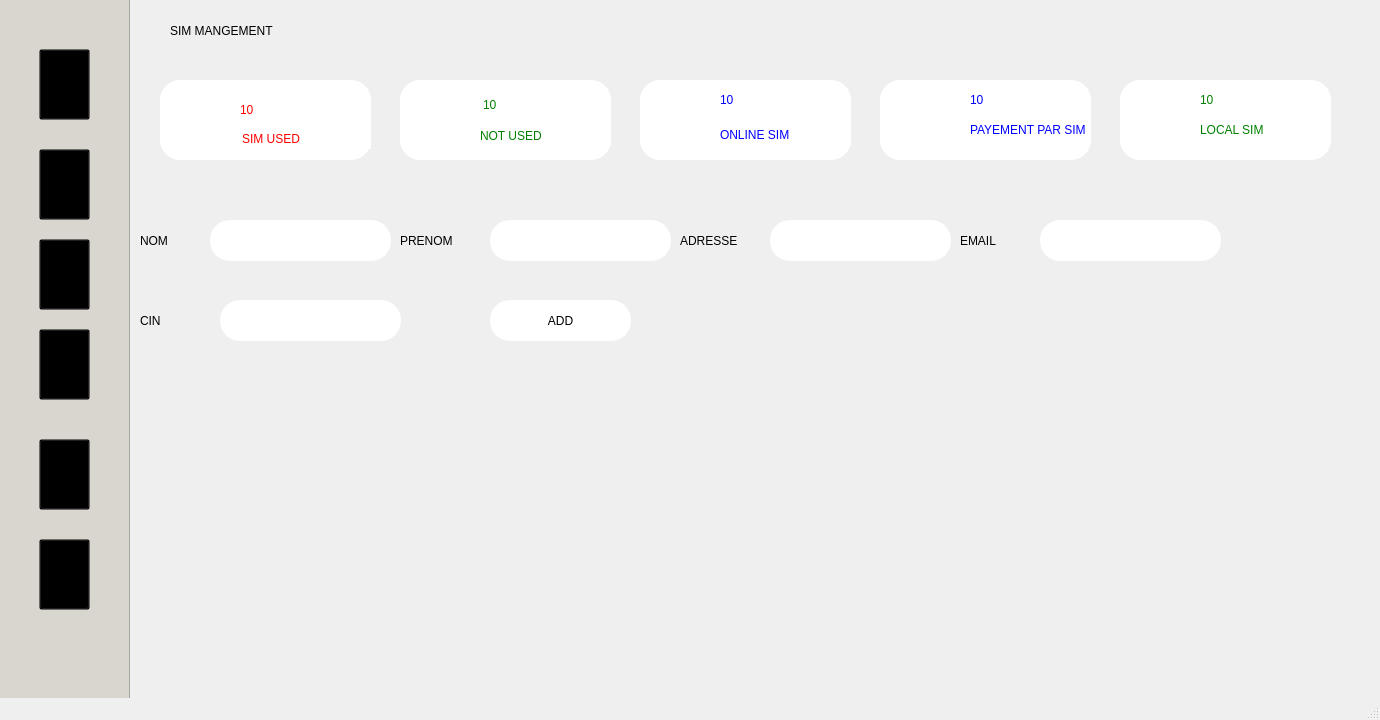
<?xml version="1.0" encoding="UTF-8"?>
<ui version="4.0">
 <class>MainWindow</class>
 <widget class="QMainWindow" name="MainWindow">
  <property name="geometry">
   <rect>
    <x>0</x>
    <y>0</y>
    <width>1380</width>
    <height>720</height>
   </rect>
  </property>
  <property name="minimumSize">
   <size>
    <width>1380</width>
    <height>720</height>
   </size>
  </property>
  <property name="maximumSize">
   <size>
    <width>1380</width>
    <height>720</height>
   </size>
  </property>
  <property name="windowTitle">
   <string>login</string>
  </property>
  <property name="styleSheet">
   <string notr="true"/>
  </property>
  <widget class="QWidget" name="centralwidget">
   <widget class="QPlainTextEdit" name="plainTextEdit">
    <property name="geometry">
     <rect>
      <x>210</x>
      <y>220</y>
      <width>181</width>
      <height>41</height>
     </rect>
    </property>
    <property name="styleSheet">
     <string notr="true">background:white;
border-radius: 20px;
font: 63 12pt &quot;Josefin Sans SemiBold&quot;;

</string>
    </property>
    <property name="plainText">
     <string/>
    </property>
   </widget>
   <widget class="QLabel" name="label_6">
    <property name="geometry">
     <rect>
      <x>960</x>
      <y>220</y>
      <width>71</width>
      <height>41</height>
     </rect>
    </property>
    <property name="styleSheet">
     <string notr="true">font: 63 12pt &quot;Josefin Sans SemiBold&quot;;
color:black
</string>
    </property>
    <property name="text">
     <string>EMAIL</string>
    </property>
   </widget>
   <widget class="QPlainTextEdit" name="plainTextEdit_2">
    <property name="geometry">
     <rect>
      <x>490</x>
      <y>220</y>
      <width>181</width>
      <height>41</height>
     </rect>
    </property>
    <property name="styleSheet">
     <string notr="true">background:white;
border-radius: 20px;
font: 63 12pt &quot;Josefin Sans SemiBold&quot;;
color:black

</string>
    </property>
    <property name="plainText">
     <string/>
    </property>
   </widget>
   <widget class="QLabel" name="label_4">
    <property name="geometry">
     <rect>
      <x>400</x>
      <y>220</y>
      <width>81</width>
      <height>41</height>
     </rect>
    </property>
    <property name="styleSheet">
     <string notr="true">font: 63 12pt &quot;Josefin Sans SemiBold&quot;;
color:black
</string>
    </property>
    <property name="text">
     <string>PRENOM</string>
    </property>
   </widget>
   <widget class="QPlainTextEdit" name="plainTextEdit_3">
    <property name="geometry">
     <rect>
      <x>770</x>
      <y>220</y>
      <width>181</width>
      <height>41</height>
     </rect>
    </property>
    <property name="styleSheet">
     <string notr="true">background:white;
border-radius: 20px;
font: 63 12pt &quot;Josefin Sans SemiBold&quot;;

</string>
    </property>
    <property name="plainText">
     <string/>
    </property>
   </widget>
   <widget class="QPlainTextEdit" name="plainTextEdit_4">
    <property name="geometry">
     <rect>
      <x>1040</x>
      <y>220</y>
      <width>181</width>
      <height>41</height>
     </rect>
    </property>
    <property name="styleSheet">
     <string notr="true">background:white;
border-radius: 20px;
font: 63 12pt &quot;Josefin Sans SemiBold&quot;;

</string>
    </property>
    <property name="plainText">
     <string/>
    </property>
   </widget>
   <widget class="QLabel" name="label_14">
    <property name="geometry">
     <rect>
      <x>680</x>
      <y>220</y>
      <width>81</width>
      <height>41</height>
     </rect>
    </property>
    <property name="styleSheet">
     <string notr="true">font: 63 12pt &quot;Josefin Sans SemiBold&quot;;
color:black
</string>
    </property>
    <property name="text">
     <string>ADRESSE</string>
    </property>
   </widget>
   <widget class="QLabel" name="label_3">
    <property name="geometry">
     <rect>
      <x>140</x>
      <y>220</y>
      <width>51</width>
      <height>41</height>
     </rect>
    </property>
    <property name="styleSheet">
     <string notr="true">font: 63 12pt &quot;Josefin Sans SemiBold&quot;;
color:black
</string>
    </property>
    <property name="text">
     <string>NOM</string>
    </property>
   </widget>
   <widget class="QPushButton" name="pushButton_12">
    <property name="geometry">
     <rect>
      <x>490</x>
      <y>300</y>
      <width>141</width>
      <height>41</height>
     </rect>
    </property>
    <property name="cursor">
     <cursorShape>PointingHandCursor</cursorShape>
    </property>
    <property name="styleSheet">
     <string notr="true">background:white;
border-radius: 20px;
font: 63 10pt &quot;Josefin Sans SemiBold&quot;;

</string>
    </property>
    <property name="text">
     <string>ADD</string>
    </property>
   </widget>
   <widget class="QPlainTextEdit" name="plainTextEdit_5">
    <property name="geometry">
     <rect>
      <x>220</x>
      <y>300</y>
      <width>181</width>
      <height>41</height>
     </rect>
    </property>
    <property name="styleSheet">
     <string notr="true">background:white;
border-radius: 20px;
font: 63 12pt &quot;Josefin Sans SemiBold&quot;;

</string>
    </property>
    <property name="plainText">
     <string/>
    </property>
   </widget>
   <widget class="QLabel" name="label_7">
    <property name="geometry">
     <rect>
      <x>140</x>
      <y>300</y>
      <width>71</width>
      <height>41</height>
     </rect>
    </property>
    <property name="styleSheet">
     <string notr="true">font: 63 12pt &quot;Josefin Sans SemiBold&quot;;
color:black
</string>
    </property>
    <property name="text">
     <string>CIN</string>
    </property>
   </widget>
   <widget class="QFrame" name="frame_19">
    <property name="geometry">
     <rect>
      <x>-51</x>
      <y>-1</y>
      <width>181</width>
      <height>801</height>
     </rect>
    </property>
    <property name="styleSheet">
     <string notr="true">background-color:rgb(217, 214, 207)</string>
    </property>
    <property name="frameShape">
     <enum>QFrame::StyledPanel</enum>
    </property>
    <property name="frameShadow">
     <enum>QFrame::Raised</enum>
    </property>
    <widget class="QPushButton" name="pushButton_6">
     <property name="geometry">
      <rect>
       <x>90</x>
       <y>540</y>
       <width>51</width>
       <height>71</height>
      </rect>
     </property>
     <property name="cursor">
      <cursorShape>PointingHandCursor</cursorShape>
     </property>
     <property name="styleSheet">
      <string notr="true">image: url(:/newPrefix/56805.png);
background:transparent</string>
     </property>
     <property name="text">
      <string/>
     </property>
    </widget>
    <widget class="QPushButton" name="pushButton">
     <property name="geometry">
      <rect>
       <x>90</x>
       <y>50</y>
       <width>51</width>
       <height>71</height>
      </rect>
     </property>
     <property name="cursor">
      <cursorShape>PointingHandCursor</cursorShape>
     </property>
     <property name="styleSheet">
      <string notr="true">
image: url(:/newPrefix/0b92c1ba5ae239c314ba2ec1dab936ec.png);
background:transparent</string>
     </property>
     <property name="text">
      <string/>
     </property>
    </widget>
    <widget class="QPushButton" name="pushButton_5">
     <property name="geometry">
      <rect>
       <x>90</x>
       <y>440</y>
       <width>51</width>
       <height>71</height>
      </rect>
     </property>
     <property name="cursor">
      <cursorShape>PointingHandCursor</cursorShape>
     </property>
     <property name="styleSheet">
      <string notr="true">image: url(:/newPrefix/rapport.png);
background:transparent</string>
     </property>
     <property name="text">
      <string/>
     </property>
    </widget>
    <widget class="QPushButton" name="pushButton_3">
     <property name="geometry">
      <rect>
       <x>90</x>
       <y>240</y>
       <width>51</width>
       <height>71</height>
      </rect>
     </property>
     <property name="cursor">
      <cursorShape>PointingHandCursor</cursorShape>
     </property>
     <property name="styleSheet">
      <string notr="true">image: url(:/newPrefix/5602f7afac47bbda37db1e1dd9de469f.png);
background:transparent</string>
     </property>
     <property name="text">
      <string/>
     </property>
    </widget>
    <widget class="QPushButton" name="pushButton_4">
     <property name="geometry">
      <rect>
       <x>90</x>
       <y>330</y>
       <width>51</width>
       <height>71</height>
      </rect>
     </property>
     <property name="cursor">
      <cursorShape>PointingHandCursor</cursorShape>
     </property>
     <property name="styleSheet">
      <string notr="true">image: url(:/newPrefix/logo-wifi-png-for-download--7.png);
background:transparent</string>
     </property>
     <property name="text">
      <string/>
     </property>
    </widget>
    <widget class="QPushButton" name="pushButton_2">
     <property name="geometry">
      <rect>
       <x>90</x>
       <y>150</y>
       <width>51</width>
       <height>71</height>
      </rect>
     </property>
     <property name="cursor">
      <cursorShape>PointingHandCursor</cursorShape>
     </property>
     <property name="styleSheet">
      <string notr="true">image: url(:/newPrefix/free-user-group-icon-296-thumb.png);
background:transparent</string>
     </property>
     <property name="text">
      <string/>
     </property>
    </widget>
   </widget>
   <widget class="QFrame" name="frame_8">
    <property name="geometry">
     <rect>
      <x>640</x>
      <y>80</y>
      <width>211</width>
      <height>80</height>
     </rect>
    </property>
    <property name="styleSheet">
     <string notr="true">border-radius: 20px;
background: white;
box-shadow:  20px 20px 39px #bebebe,
             -20px -20px 39px #ffffff;</string>
    </property>
    <property name="frameShape">
     <enum>QFrame::StyledPanel</enum>
    </property>
    <property name="frameShadow">
     <enum>QFrame::Raised</enum>
    </property>
    <widget class="QLabel" name="label_34">
     <property name="geometry">
      <rect>
       <x>80</x>
       <y>10</y>
       <width>91</width>
       <height>20</height>
      </rect>
     </property>
     <property name="styleSheet">
      <string notr="true">font: 75 8pt &quot;Josefin Sans SemiBold&quot;;
color:BLUE</string>
     </property>
     <property name="text">
      <string>10</string>
     </property>
    </widget>
    <widget class="QPushButton" name="pushButton_10">
     <property name="geometry">
      <rect>
       <x>10</x>
       <y>0</y>
       <width>51</width>
       <height>71</height>
      </rect>
     </property>
     <property name="cursor">
      <cursorShape>PointingHandCursor</cursorShape>
     </property>
     <property name="styleSheet">
      <string notr="true">image: url(:/newPrefix/pc.png);
background:transparent</string>
     </property>
     <property name="text">
      <string/>
     </property>
    </widget>
    <widget class="QLabel" name="label_39">
     <property name="geometry">
      <rect>
       <x>80</x>
       <y>45</y>
       <width>171</width>
       <height>20</height>
      </rect>
     </property>
     <property name="styleSheet">
      <string notr="true">font: 75 8pt &quot;Josefin Sans SemiBold&quot;;
color:blue
</string>
     </property>
     <property name="text">
      <string>ONLINE SIM</string>
     </property>
    </widget>
   </widget>
   <widget class="QFrame" name="frame_2">
    <property name="geometry">
     <rect>
      <x>160</x>
      <y>80</y>
      <width>211</width>
      <height>80</height>
     </rect>
    </property>
    <property name="styleSheet">
     <string notr="true">border-radius: 20px;
background: white;
box-shadow:  20px 20px 39px #bebebe,
             -20px -20px 39px #ffffff;</string>
    </property>
    <property name="frameShape">
     <enum>QFrame::StyledPanel</enum>
    </property>
    <property name="frameShadow">
     <enum>QFrame::Raised</enum>
    </property>
    <widget class="QLabel" name="label_29">
     <property name="geometry">
      <rect>
       <x>80</x>
       <y>20</y>
       <width>91</width>
       <height>20</height>
      </rect>
     </property>
     <property name="styleSheet">
      <string notr="true">font: 75 8pt &quot;Josefin Sans SemiBold&quot;;
color:red
</string>
     </property>
     <property name="text">
      <string>10</string>
     </property>
    </widget>
    <widget class="QLabel" name="label_35">
     <property name="geometry">
      <rect>
       <x>82</x>
       <y>49</y>
       <width>171</width>
       <height>20</height>
      </rect>
     </property>
     <property name="styleSheet">
      <string notr="true">font: 75 8pt &quot;Josefin Sans SemiBold&quot;;
color:red
</string>
     </property>
     <property name="text">
      <string>SIM USED</string>
     </property>
    </widget>
    <widget class="QLabel" name="label_26">
     <property name="geometry">
      <rect>
       <x>20</x>
       <y>0</y>
       <width>61</width>
       <height>81</height>
      </rect>
     </property>
     <property name="styleSheet">
      <string notr="true">image: url(:/newPrefix/1176838.png);</string>
     </property>
     <property name="text">
      <string/>
     </property>
    </widget>
   </widget>
   <widget class="QFrame" name="frame_7">
    <property name="geometry">
     <rect>
      <x>400</x>
      <y>80</y>
      <width>211</width>
      <height>80</height>
     </rect>
    </property>
    <property name="styleSheet">
     <string notr="true">border-radius: 20px;
background: white;
box-shadow:  20px 20px 39px #bebebe,
             -20px -20px 39px #ffffff;</string>
    </property>
    <property name="frameShape">
     <enum>QFrame::StyledPanel</enum>
    </property>
    <property name="frameShadow">
     <enum>QFrame::Raised</enum>
    </property>
    <widget class="QLabel" name="label_31">
     <property name="geometry">
      <rect>
       <x>83</x>
       <y>15</y>
       <width>91</width>
       <height>20</height>
      </rect>
     </property>
     <property name="styleSheet">
      <string notr="true">font: 75 8pt &quot;Josefin Sans SemiBold&quot;;
color:green
</string>
     </property>
     <property name="text">
      <string>10</string>
     </property>
    </widget>
    <widget class="QLabel" name="label_8">
     <property name="geometry">
      <rect>
       <x>10</x>
       <y>0</y>
       <width>61</width>
       <height>81</height>
      </rect>
     </property>
     <property name="styleSheet">
      <string notr="true">image: url(:/newPrefix/1200px-Icons8_flat_sim_card.svg.png);</string>
     </property>
     <property name="text">
      <string/>
     </property>
    </widget>
    <widget class="QLabel" name="label_15">
     <property name="geometry">
      <rect>
       <x>80</x>
       <y>46</y>
       <width>151</width>
       <height>20</height>
      </rect>
     </property>
     <property name="styleSheet">
      <string notr="true">font: 75 8pt &quot;Josefin Sans SemiBold&quot;;
color:green</string>
     </property>
     <property name="text">
      <string>NOT USED</string>
     </property>
    </widget>
   </widget>
   <widget class="QFrame" name="frame_10">
    <property name="geometry">
     <rect>
      <x>1120</x>
      <y>80</y>
      <width>211</width>
      <height>80</height>
     </rect>
    </property>
    <property name="styleSheet">
     <string notr="true">border-radius: 20px;
background: white;
box-shadow:  20px 20px 39px #bebebe,
             -20px -20px 39px #ffffff;</string>
    </property>
    <property name="frameShape">
     <enum>QFrame::StyledPanel</enum>
    </property>
    <property name="frameShadow">
     <enum>QFrame::Raised</enum>
    </property>
    <widget class="QPushButton" name="pushButton_16">
     <property name="geometry">
      <rect>
       <x>20</x>
       <y>0</y>
       <width>51</width>
       <height>71</height>
      </rect>
     </property>
     <property name="cursor">
      <cursorShape>PointingHandCursor</cursorShape>
     </property>
     <property name="styleSheet">
      <string notr="true">
image: url(:/newPrefix/store.png);
background:transparent</string>
     </property>
     <property name="text">
      <string/>
     </property>
    </widget>
    <widget class="QLabel" name="label_33">
     <property name="geometry">
      <rect>
       <x>80</x>
       <y>10</y>
       <width>91</width>
       <height>20</height>
      </rect>
     </property>
     <property name="styleSheet">
      <string notr="true">font: 75 8pt &quot;Josefin Sans SemiBold&quot;;
color:green
</string>
     </property>
     <property name="text">
      <string>10</string>
     </property>
    </widget>
    <widget class="QLabel" name="label_101">
     <property name="geometry">
      <rect>
       <x>80</x>
       <y>40</y>
       <width>91</width>
       <height>20</height>
      </rect>
     </property>
     <property name="styleSheet">
      <string notr="true">font: 75 8pt &quot;Josefin Sans SemiBold&quot;;
color:green</string>
     </property>
     <property name="text">
      <string>LOCAL SIM</string>
     </property>
    </widget>
   </widget>
   <widget class="QLabel" name="label_5">
    <property name="geometry">
     <rect>
      <x>170</x>
      <y>0</y>
      <width>441</width>
      <height>61</height>
     </rect>
    </property>
    <property name="styleSheet">
     <string notr="true">font: 63 20pt &quot;Josefin Sans SemiBold&quot;;
color:black;
border:none;
</string>
    </property>
    <property name="text">
     <string>SIM MANGEMENT</string>
    </property>
   </widget>
   <widget class="QFrame" name="frame_9">
    <property name="geometry">
     <rect>
      <x>880</x>
      <y>80</y>
      <width>211</width>
      <height>80</height>
     </rect>
    </property>
    <property name="styleSheet">
     <string notr="true">border-radius: 20px;
background: white;
box-shadow:  20px 20px 39px #bebebe,
             -20px -20px 39px #ffffff;</string>
    </property>
    <property name="frameShape">
     <enum>QFrame::StyledPanel</enum>
    </property>
    <property name="frameShadow">
     <enum>QFrame::Raised</enum>
    </property>
    <widget class="QLabel" name="label_13">
     <property name="geometry">
      <rect>
       <x>90</x>
       <y>10</y>
       <width>91</width>
       <height>20</height>
      </rect>
     </property>
     <property name="styleSheet">
      <string notr="true">font: 75 8pt &quot;Josefin Sans SemiBold&quot;;
color:blue</string>
     </property>
     <property name="text">
      <string>10</string>
     </property>
    </widget>
    <widget class="QLabel" name="label_17">
     <property name="geometry">
      <rect>
       <x>90</x>
       <y>40</y>
       <width>171</width>
       <height>20</height>
      </rect>
     </property>
     <property name="styleSheet">
      <string notr="true">font: 75 8pt &quot;Josefin Sans SemiBold&quot;;
color:blue</string>
     </property>
     <property name="text">
      <string>PAYEMENT PAR SIM</string>
     </property>
    </widget>
    <widget class="QLabel" name="label_11">
     <property name="geometry">
      <rect>
       <x>20</x>
       <y>0</y>
       <width>61</width>
       <height>81</height>
      </rect>
     </property>
     <property name="styleSheet">
      <string notr="true">image: url(:/newPrefix/salary.png);</string>
     </property>
     <property name="text">
      <string/>
     </property>
    </widget>
   </widget>
  </widget>
  <widget class="QStatusBar" name="statusbar"/>
 </widget>
 <resources>
  <include location="total.qrc"/>
 </resources>
 <connections/>
</ui>
